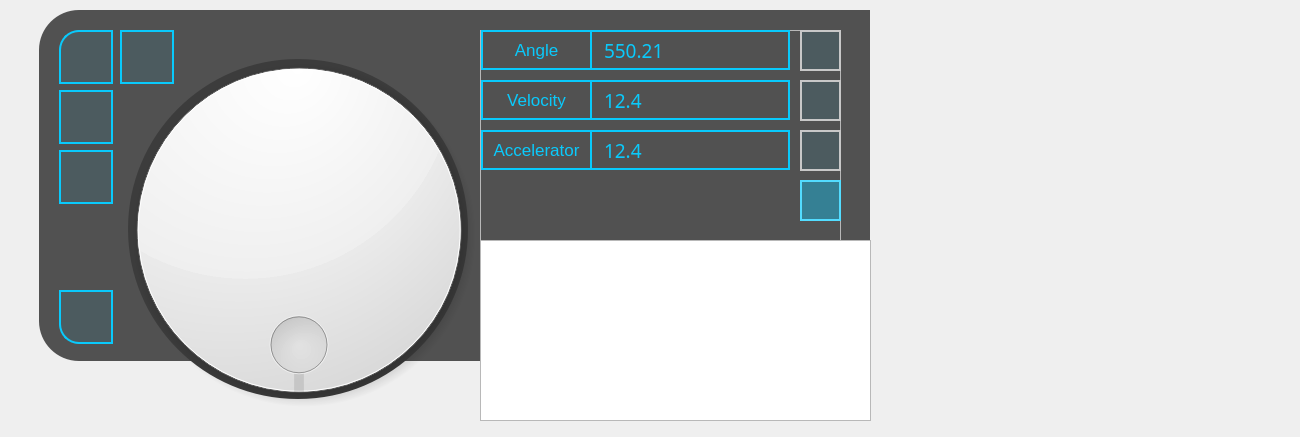
<?xml version="1.0" encoding="UTF-8"?>
<ui version="4.0">
 <class>MainWindow</class>
 <widget class="QMainWindow" name="MainWindow">
  <property name="geometry">
   <rect>
    <x>0</x>
    <y>0</y>
    <width>1300</width>
    <height>437</height>
   </rect>
  </property>
  <property name="windowTitle">
   <string>MainWindow</string>
  </property>
  <property name="styleSheet">
   <string notr="true"/>
  </property>
  <widget class="QWidget" name="centralWidget">
   <property name="styleSheet">
    <string notr="true">QWidget#centralWidget{
	background-color:transparent;
/*
	background-color: rgba(28, 225, 255, 100);
	border-top-left-radius:80px;
	border-bottom-left-radius:80px;
*/
}
	
</string>
   </property>
   <widget class="QPushButton" name="bn_clearlog">
    <property name="geometry">
     <rect>
      <x>460</x>
      <y>490</y>
      <width>71</width>
      <height>23</height>
     </rect>
    </property>
    <property name="text">
     <string>Clear</string>
    </property>
   </widget>
   <widget class="QTextEdit" name="te_log">
    <property name="geometry">
     <rect>
      <x>480</x>
      <y>240</y>
      <width>391</width>
      <height>181</height>
     </rect>
    </property>
    <property name="font">
     <font>
      <family>Microsoft YaHei UI</family>
     </font>
    </property>
    <property name="styleSheet">
     <string notr="true">color: rgb(65, 65, 65);</string>
    </property>
    <property name="verticalScrollBarPolicy">
     <enum>Qt::ScrollBarAlwaysOff</enum>
    </property>
    <property name="readOnly">
     <bool>true</bool>
    </property>
    <property name="html">
     <string>&lt;!DOCTYPE HTML PUBLIC &quot;-//W3C//DTD HTML 4.0//EN&quot; &quot;http://www.w3.org/TR/REC-html40/strict.dtd&quot;&gt;
&lt;html&gt;&lt;head&gt;&lt;meta name=&quot;qrichtext&quot; content=&quot;1&quot; /&gt;&lt;style type=&quot;text/css&quot;&gt;
p, li { white-space: pre-wrap; }
&lt;/style&gt;&lt;/head&gt;&lt;body style=&quot; font-family:'Microsoft YaHei UI'; font-size:9pt; font-weight:400; font-style:normal;&quot;&gt;
&lt;p style=&quot;-qt-paragraph-type:empty; margin-top:0px; margin-bottom:0px; margin-left:0px; margin-right:0px; -qt-block-indent:0; text-indent:0px;&quot;&gt;&lt;br /&gt;&lt;/p&gt;&lt;/body&gt;&lt;/html&gt;</string>
    </property>
   </widget>
   <widget class="QCustomPlot" name="graphicsView_charts">
    <property name="geometry">
     <rect>
      <x>80</x>
      <y>490</y>
      <width>351</width>
      <height>201</height>
     </rect>
    </property>
    <property name="minimumSize">
     <size>
      <width>0</width>
      <height>0</height>
     </size>
    </property>
   </widget>
   <widget class="QPushButton" name="bn_chart_stop">
    <property name="geometry">
     <rect>
      <x>470</x>
      <y>520</y>
      <width>75</width>
      <height>81</height>
     </rect>
    </property>
    <property name="sizePolicy">
     <sizepolicy hsizetype="Fixed" vsizetype="Expanding">
      <horstretch>0</horstretch>
      <verstretch>0</verstretch>
     </sizepolicy>
    </property>
    <property name="text">
     <string>PushButton</string>
    </property>
    <property name="checkable">
     <bool>true</bool>
    </property>
   </widget>
   <widget class="motordial" name="dial">
    <property name="geometry">
     <rect>
      <x>99</x>
      <y>30</y>
      <width>400</width>
      <height>400</height>
     </rect>
    </property>
    <property name="sizePolicy">
     <sizepolicy hsizetype="Fixed" vsizetype="Fixed">
      <horstretch>0</horstretch>
      <verstretch>0</verstretch>
     </sizepolicy>
    </property>
    <property name="minimumSize">
     <size>
      <width>400</width>
      <height>400</height>
     </size>
    </property>
    <property name="maximumSize">
     <size>
      <width>400</width>
      <height>400</height>
     </size>
    </property>
    <property name="styleSheet">
     <string notr="true"> border:2px solid rgb(0,0,0);</string>
    </property>
    <property name="maximum">
     <number>359</number>
    </property>
    <property name="tracking">
     <bool>true</bool>
    </property>
    <property name="wrapping">
     <bool>true</bool>
    </property>
    <property name="notchesVisible">
     <bool>false</bool>
    </property>
   </widget>
   <widget class="QLabel" name="lab_background">
    <property name="geometry">
     <rect>
      <x>39</x>
      <y>10</y>
      <width>831</width>
      <height>351</height>
     </rect>
    </property>
    <property name="styleSheet">
     <string notr="true">background-color: rgba(47, 47, 47, 210);
border-top-left-radius:40;
border-bottom-left-radius:40;</string>
    </property>
    <property name="text">
     <string/>
    </property>
   </widget>
   <widget class="QLabel" name="label_13">
    <property name="geometry">
     <rect>
      <x>128</x>
      <y>59</y>
      <width>340</width>
      <height>340</height>
     </rect>
    </property>
    <property name="styleSheet">
     <string notr="true">border-radius:170;
background-color: rgb(60, 60, 60);</string>
    </property>
    <property name="text">
     <string/>
    </property>
   </widget>
   <widget class="QPushButton" name="bn_close">
    <property name="geometry">
     <rect>
      <x>59</x>
      <y>30</y>
      <width>54</width>
      <height>54</height>
     </rect>
    </property>
    <property name="styleSheet">
     <string notr="true">QPushButton{
	border:2px solid rgb(9, 202, 252);
	background-color: rgb(9, 202, 252, 20);
	color:rgb(217, 217, 217);
	border-top-left-radius:20;
	
	padding:10px;
	image: url(:/icons/icons/close.png);
}

QPushButton:hover{

	border:2px solid #53DCFF;
	background-color: rgb(9, 202, 252, 100);
}
</string>
    </property>
    <property name="text">
     <string/>
    </property>
   </widget>
   <widget class="QPushButton" name="bn_log">
    <property name="geometry">
     <rect>
      <x>59</x>
      <y>90</y>
      <width>54</width>
      <height>54</height>
     </rect>
    </property>
    <property name="styleSheet">
     <string notr="true">QPushButton{
	border:2px solid rgb(9, 202, 252);
	background-color: rgb(9, 202, 252, 20);
	color:rgb(217, 217, 217);
	padding:10px;
	image: url(:/icons/icons/logIcon.png);
}

QPushButton:hover{

	border:2px solid #53DCFF;
	background-color: rgb(9, 202, 252, 100);
}
</string>
    </property>
    <property name="text">
     <string/>
    </property>
   </widget>
   <widget class="QPushButton" name="pushButton_3">
    <property name="geometry">
     <rect>
      <x>59</x>
      <y>150</y>
      <width>54</width>
      <height>54</height>
     </rect>
    </property>
    <property name="styleSheet">
     <string notr="true">QPushButton{
	border:2px solid rgb(9, 202, 252);
	background-color: rgb(9, 202, 252, 20);
	color:rgb(217, 217, 217);
	padding:10px;
	
	
	image: url(:/icons/icons/splineIcon.png);
}

QPushButton:hover{

	border:2px solid #53DCFF;
	background-color: rgb(9, 202, 252, 100);
}
</string>
    </property>
    <property name="text">
     <string/>
    </property>
   </widget>
   <widget class="QPushButton" name="pushButton_5">
    <property name="geometry">
     <rect>
      <x>59</x>
      <y>290</y>
      <width>54</width>
      <height>54</height>
     </rect>
    </property>
    <property name="styleSheet">
     <string notr="true">QPushButton{
	border:2px solid rgb(9, 202, 252);
	background-color: rgb(9, 202, 252, 20);
	color:rgb(217, 217, 217);
	border-bottom-left-radius:20;
	padding:10px;
	
	
	image: url(:/icons/icons/setting.png);
}

QPushButton:hover{

	border:2px solid #53DCFF;
	background-color: rgb(9, 202, 252, 100);
}
</string>
    </property>
    <property name="text">
     <string/>
    </property>
   </widget>
   <widget class="QLabel" name="label">
    <property name="geometry">
     <rect>
      <x>333</x>
      <y>190</y>
      <width>701</width>
      <height>221</height>
     </rect>
    </property>
    <property name="styleSheet">
     <string notr="true">image: url(:/icons/icons/bk_img.png);</string>
    </property>
    <property name="text">
     <string/>
    </property>
   </widget>
   <widget class="connectWidget" name="wdt_connect" native="true">
    <property name="geometry">
     <rect>
      <x>120</x>
      <y>30</y>
      <width>54</width>
      <height>54</height>
     </rect>
    </property>
    <property name="styleSheet">
     <string notr="true">	border:2px solid rgb(9, 202, 252);
	background-color: rgb(9, 202, 252, 20);
	color:rgb(217, 217, 217);
	padding:12px;
	image: url(:/icons/icons/connection.png);</string>
    </property>
   </widget>
   <widget class="QFrame" name="frame">
    <property name="geometry">
     <rect>
      <x>480</x>
      <y>30</y>
      <width>361</width>
      <height>211</height>
     </rect>
    </property>
    <property name="frameShape">
     <enum>QFrame::StyledPanel</enum>
    </property>
    <property name="frameShadow">
     <enum>QFrame::Raised</enum>
    </property>
    <widget class="QPushButton" name="bn_run">
     <property name="geometry">
      <rect>
       <x>320</x>
       <y>100</y>
       <width>41</width>
       <height>41</height>
      </rect>
     </property>
     <property name="styleSheet">
      <string notr="true">QPushButton{
	border:2px solid rgb(200, 200, 200);
	background-color: rgb(9, 202, 252, 20);
	color:rgb(217, 217, 217);
	padding:2px;
	image: url(:/icons/icons/run.png);
}
QPushButton:hover{
	border:2px solid #53DCFF;
	background-color: rgb(9, 202, 252, 100);
}
QPushButton:checked{
	border:2px solid #53DCFF;
	background-color: rgb(9, 202, 252, 100);
}

</string>
     </property>
     <property name="text">
      <string/>
     </property>
     <property name="checkable">
      <bool>true</bool>
     </property>
     <property name="autoExclusive">
      <bool>true</bool>
     </property>
    </widget>
    <widget class="QLabel" name="label_6">
     <property name="geometry">
      <rect>
       <x>1</x>
       <y>50</y>
       <width>111</width>
       <height>40</height>
      </rect>
     </property>
     <property name="font">
      <font>
       <family>Arial</family>
       <pointsize>13</pointsize>
      </font>
     </property>
     <property name="styleSheet">
      <string notr="true">border:2px solid  rgb(9, 202, 252);
color: rgb(9, 202, 252);</string>
     </property>
     <property name="text">
      <string>Velocity</string>
     </property>
     <property name="alignment">
      <set>Qt::AlignCenter</set>
     </property>
    </widget>
    <widget class="QLineEdit" name="le_velocity">
     <property name="geometry">
      <rect>
       <x>110</x>
       <y>50</y>
       <width>200</width>
       <height>40</height>
      </rect>
     </property>
     <property name="minimumSize">
      <size>
       <width>120</width>
       <height>40</height>
      </size>
     </property>
     <property name="maximumSize">
      <size>
       <width>200</width>
       <height>16777215</height>
      </size>
     </property>
     <property name="font">
      <font>
       <family>Adobe 黑体 Std R</family>
       <pointsize>14</pointsize>
      </font>
     </property>
     <property name="styleSheet">
      <string notr="true">QLineEdit{
	color: rgb(9, 202, 252);
	border:2px solid rgb(9, 202, 252);
	background-color:rgb(50, 50, 50, 0);
	padding: 0px 0px 0px 10px;
}
QLineEdit{
	color: rgb(9, 202, 252);
	border:2px solid rgb(9, 202, 252);
	background-color:rgb(50, 50, 50, 0);
	padding: 0px 0px 0px 10px;
}

QLineEdit{
	color: rgb(9, 202, 252);
	border:2px solid rgb(9, 202, 252);
	background-color:rgb(50, 50, 50, 0);
	padding: 0px 0px 0px 10px;
}

</string>
     </property>
     <property name="text">
      <string>12.4</string>
     </property>
    </widget>
    <widget class="QLabel" name="label_5">
     <property name="geometry">
      <rect>
       <x>1</x>
       <y>0</y>
       <width>111</width>
       <height>40</height>
      </rect>
     </property>
     <property name="font">
      <font>
       <family>Arial</family>
       <pointsize>13</pointsize>
      </font>
     </property>
     <property name="styleSheet">
      <string notr="true">border:2px solid  rgb(9, 202, 252);
color: rgb(9, 202, 252);</string>
     </property>
     <property name="text">
      <string>Angle</string>
     </property>
     <property name="alignment">
      <set>Qt::AlignCenter</set>
     </property>
    </widget>
    <widget class="QLineEdit" name="le_angle">
     <property name="geometry">
      <rect>
       <x>110</x>
       <y>0</y>
       <width>200</width>
       <height>40</height>
      </rect>
     </property>
     <property name="minimumSize">
      <size>
       <width>120</width>
       <height>40</height>
      </size>
     </property>
     <property name="maximumSize">
      <size>
       <width>200</width>
       <height>16777215</height>
      </size>
     </property>
     <property name="font">
      <font>
       <family>Adobe 黑体 Std R</family>
       <pointsize>14</pointsize>
      </font>
     </property>
     <property name="styleSheet">
      <string notr="true">QLineEdit{
	color: rgb(9, 202, 252);
	border:2px solid rgb(9, 202, 252);
	background-color:rgb(50, 50, 50, 0);
	padding: 0px 0px 0px 10px;
}
</string>
     </property>
     <property name="text">
      <string>550.21</string>
     </property>
    </widget>
    <widget class="QPushButton" name="bn_run_angle">
     <property name="geometry">
      <rect>
       <x>320</x>
       <y>0</y>
       <width>41</width>
       <height>41</height>
      </rect>
     </property>
     <property name="styleSheet">
      <string notr="true">QPushButton{
	border:2px solid rgb(200, 200, 200);
	background-color: rgb(9, 202, 252, 20);
	color:rgb(217, 217, 217);
	padding:2px;
	image: url(:/icons/icons/run.png);
}
QPushButton:hover{
	border:2px solid #53DCFF;
	background-color: rgb(9, 202, 252, 100);
}
QPushButton:checked{
	border:2px solid #53DCFF;
	background-color: rgb(9, 202, 252, 100);
}

</string>
     </property>
     <property name="text">
      <string/>
     </property>
     <property name="checkable">
      <bool>true</bool>
     </property>
     <property name="checked">
      <bool>false</bool>
     </property>
     <property name="autoExclusive">
      <bool>true</bool>
     </property>
    </widget>
    <widget class="QPushButton" name="bn_run_velocity">
     <property name="geometry">
      <rect>
       <x>320</x>
       <y>50</y>
       <width>41</width>
       <height>41</height>
      </rect>
     </property>
     <property name="styleSheet">
      <string notr="true">QPushButton{
	border:2px solid rgb(200, 200, 200);
	background-color: rgb(9, 202, 252, 20);
	color:rgb(217, 217, 217);
	padding:2px;
	image: url(:/icons/icons/run.png);
}
QPushButton:hover{
	border:2px solid #53DCFF;
	background-color: rgb(9, 202, 252, 100);
}
QPushButton:checked{
	border:2px solid #53DCFF;
	background-color: rgb(9, 202, 252, 100);
}

</string>
     </property>
     <property name="text">
      <string/>
     </property>
     <property name="checkable">
      <bool>true</bool>
     </property>
     <property name="autoExclusive">
      <bool>true</bool>
     </property>
    </widget>
    <widget class="QLabel" name="label_7">
     <property name="geometry">
      <rect>
       <x>1</x>
       <y>100</y>
       <width>111</width>
       <height>40</height>
      </rect>
     </property>
     <property name="font">
      <font>
       <family>Arial</family>
       <pointsize>13</pointsize>
      </font>
     </property>
     <property name="styleSheet">
      <string notr="true">border:2px solid  rgb(9, 202, 252);
color: rgb(9, 202, 252);</string>
     </property>
     <property name="text">
      <string>Accelerator</string>
     </property>
     <property name="alignment">
      <set>Qt::AlignCenter</set>
     </property>
    </widget>
    <widget class="QLineEdit" name="le_">
     <property name="geometry">
      <rect>
       <x>110</x>
       <y>100</y>
       <width>200</width>
       <height>40</height>
      </rect>
     </property>
     <property name="minimumSize">
      <size>
       <width>120</width>
       <height>40</height>
      </size>
     </property>
     <property name="maximumSize">
      <size>
       <width>200</width>
       <height>16777215</height>
      </size>
     </property>
     <property name="font">
      <font>
       <family>Adobe 黑体 Std R</family>
       <pointsize>14</pointsize>
      </font>
     </property>
     <property name="styleSheet">
      <string notr="true">QLineEdit{
	color: rgb(9, 202, 252);
	border:2px solid rgb(9, 202, 252);
	background-color:rgb(50, 50, 50, 0);
	padding: 0px 0px 0px 10px;
}
</string>
     </property>
     <property name="text">
      <string>12.4</string>
     </property>
    </widget>
    <widget class="QPushButton" name="bn_run_idle">
     <property name="geometry">
      <rect>
       <x>320</x>
       <y>150</y>
       <width>41</width>
       <height>41</height>
      </rect>
     </property>
     <property name="styleSheet">
      <string notr="true">QPushButton{
	border:2px solid rgb(200, 200, 200);
	background-color: rgb(9, 202, 252, 20);
	color:rgb(217, 217, 217);
	padding:2px;
	image: url(:/icons/icons/run.png);
}
QPushButton:hover{
	border:2px solid #53DCFF;
	background-color: rgb(9, 202, 252, 100);
}
QPushButton:checked{
	border:2px solid #53DCFF;
	background-color: rgb(9, 202, 252, 100);
}

</string>
     </property>
     <property name="text">
      <string/>
     </property>
     <property name="checkable">
      <bool>true</bool>
     </property>
     <property name="checked">
      <bool>true</bool>
     </property>
     <property name="autoExclusive">
      <bool>true</bool>
     </property>
    </widget>
   </widget>
   <zorder>lab_background</zorder>
   <zorder>label</zorder>
   <zorder>label_13</zorder>
   <zorder>dial</zorder>
   <zorder>bn_clearlog</zorder>
   <zorder>te_log</zorder>
   <zorder>graphicsView_charts</zorder>
   <zorder>bn_chart_stop</zorder>
   <zorder>bn_close</zorder>
   <zorder>bn_log</zorder>
   <zorder>pushButton_3</zorder>
   <zorder>pushButton_5</zorder>
   <zorder>wdt_connect</zorder>
   <zorder>frame</zorder>
  </widget>
 </widget>
 <layoutdefault spacing="6" margin="11"/>
 <customwidgets>
  <customwidget>
   <class>motordial</class>
   <extends>QDial</extends>
   <header>motordial.h</header>
   <slots>
    <signal>sig_pressed(bool)</signal>
   </slots>
  </customwidget>
  <customwidget>
   <class>QCustomPlot</class>
   <extends>QGraphicsView</extends>
   <header>qcustomplot.h</header>
  </customwidget>
  <customwidget>
   <class>connectWidget</class>
   <extends>QWidget</extends>
   <header>connectwidget.h</header>
   <container>1</container>
  </customwidget>
 </customwidgets>
 <resources/>
 <connections/>
</ui>
